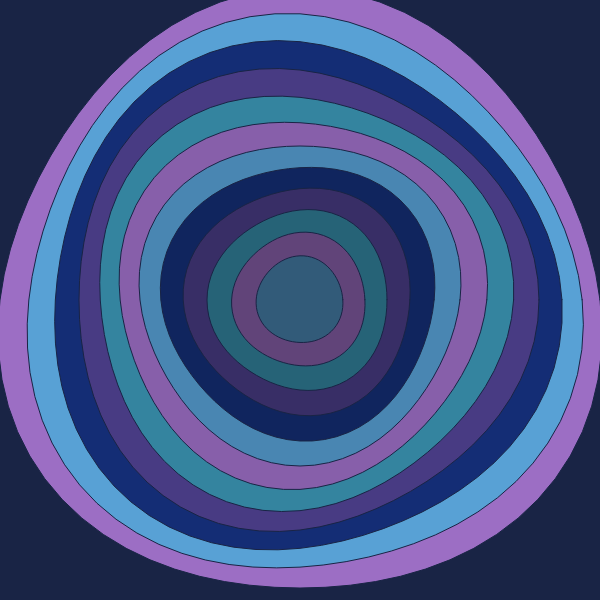
Frame 1 (no input)
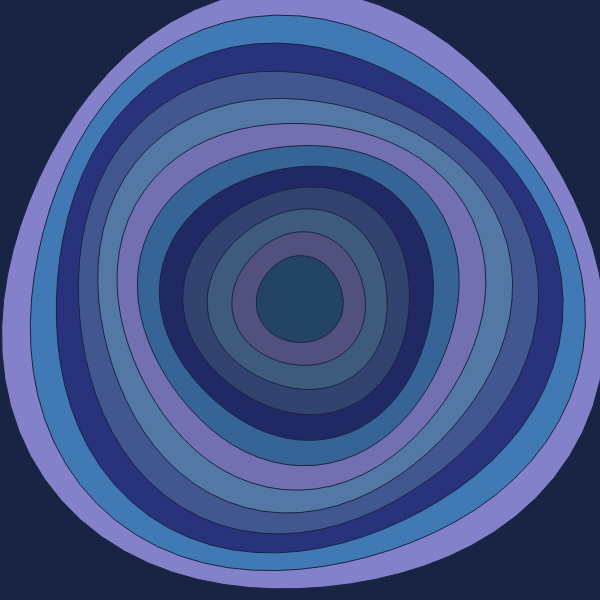
Frame 60 (no input)
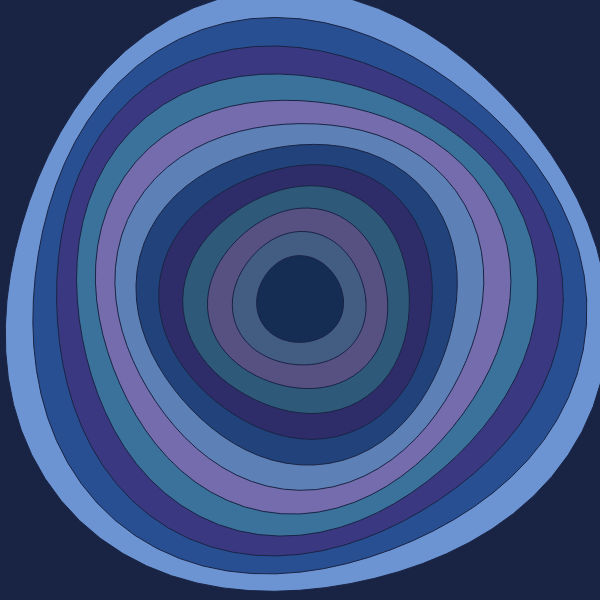
Frame 120 (the mouse pressed at the canvas centre since frame 60)

The p5.js sketch that drew these frames (run headless with seeded random() and noise() and a simulated clock; from frame 60 on, the mouse is pressed at the canvas centre):

// p5.js sketch
// ── sketch.js
let numLayers, maxRadius, baseSize;
let palette;
let t = 0;

function setup() {
    baseSize = floor(min(windowWidth, windowHeight) * 0.6);
    numLayers = floor(baseSize * 0.02);
    maxRadius = baseSize / 2;
    createCanvas(baseSize, baseSize);
    angleMode(DEGREES);

    palette = [
        color('#9C6EC4'),
        color('#59A3D8'),
        color('#152F79'),
        color('#4D3F8C'),
        color('#3992B0ff')
    ];
}

function draw() {
    background('#192445');
    translate(width / 2, height / 2);
    stroke('#192445');

    for (let i = 0; i < numLayers; i++) {
        let r = map(i, 0, numLayers, maxRadius, 20);

        let idx = (i + t * 0.02) % palette.length;
        let c1 = palette[floor(idx) % palette.length];
        let c2 = palette[(floor(idx) + 1) % palette.length];
        let amt = idx - floor(idx);

        let baseColor = lerpColor(c1, c2, amt);
        let darknessFactor = pow(i / numLayers, 1.5);
        let darkColor = lerpColor(baseColor, color(0), darknessFactor * 0.5);
        fill(darkColor);

        drawWavyCircle(r, i, t);
    }

    t += 0.3;
}

function drawWavyCircle(radius, layerIndex) {
    beginShape();
    let waveAmp = map(radius, 20, maxRadius, 0, baseSize * 0.02);
    let waveFreq = 3;

    for (let a = 0; a < 360; a += 5) {
        let wave = sin(a * waveFreq + t + layerIndex * baseSize * 0.05) * waveAmp;
        let x = cos(a) * (radius + wave);
        let y = sin(a) * (radius + wave);
        vertex(x, y);
    }
    endShape(CLOSE);
}
